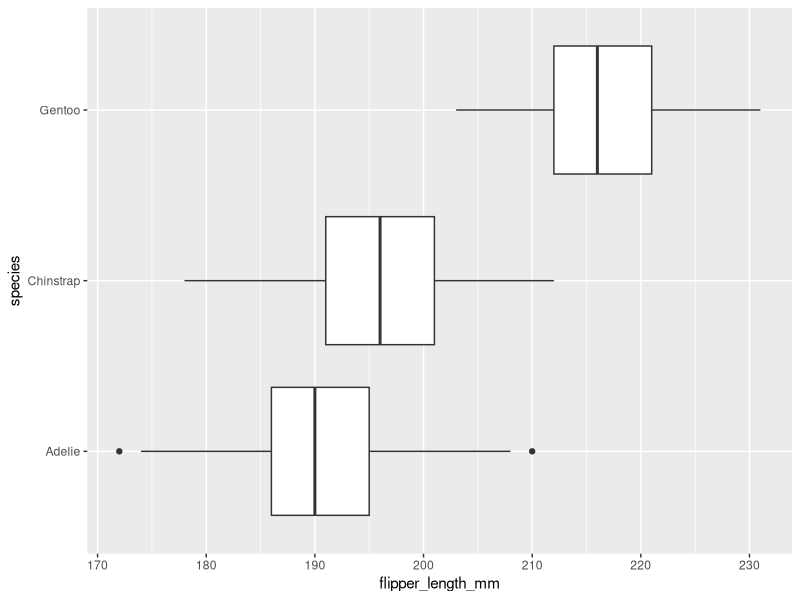
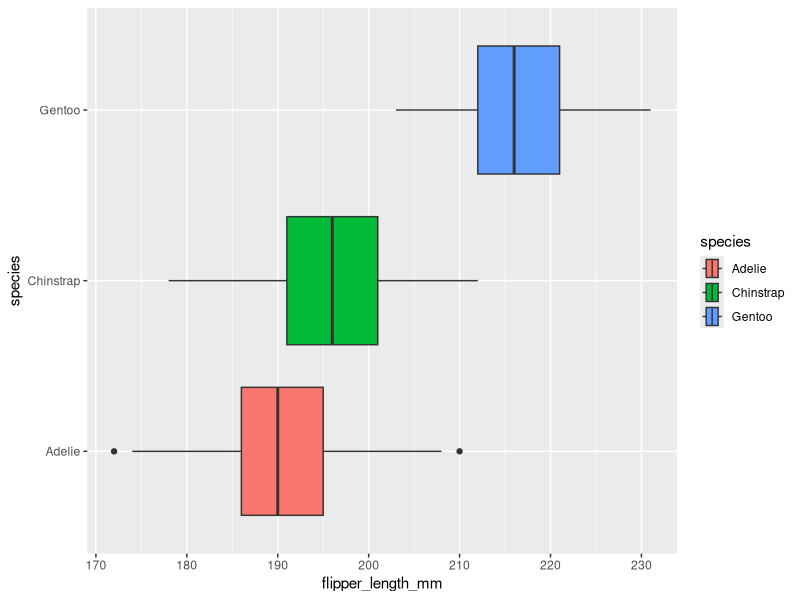
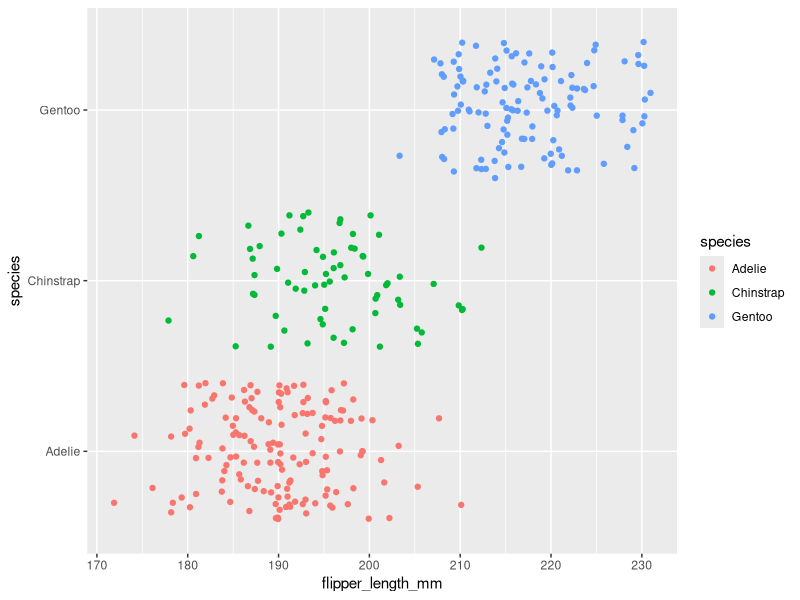

Reproduce these figures in R, in order.
## ---- chunk 1
knitr::opts_chunk$set(error = TRUE)
## ---- chunk 2
library(palmerpenguins)
penguins
## ---- chunk 3
library(ggplot2)
## ---- chunk 4
ggplot(data = penguins, mapping = aes(x = flipper_length_mm, y = species)) +
  geom_boxplot()
## ---- chunk 5
ggplot(data = penguins, mapping = aes(x = flipper_length_mm, y = species, fill = species)) +
  geom_boxplot()
## ---- chunk 6
ggplot(data = penguins, mapping = aes(x = flipper_length_mm, y = species, color = species)) +
  geom_jitter()
## ---- chunk 7

## ---- chunk 8

## ---- chunk 9

## ---- chunk 10

## ---- chunk 11

## ---- chunk 12

## ---- chunk 13

## ---- chunk 14

